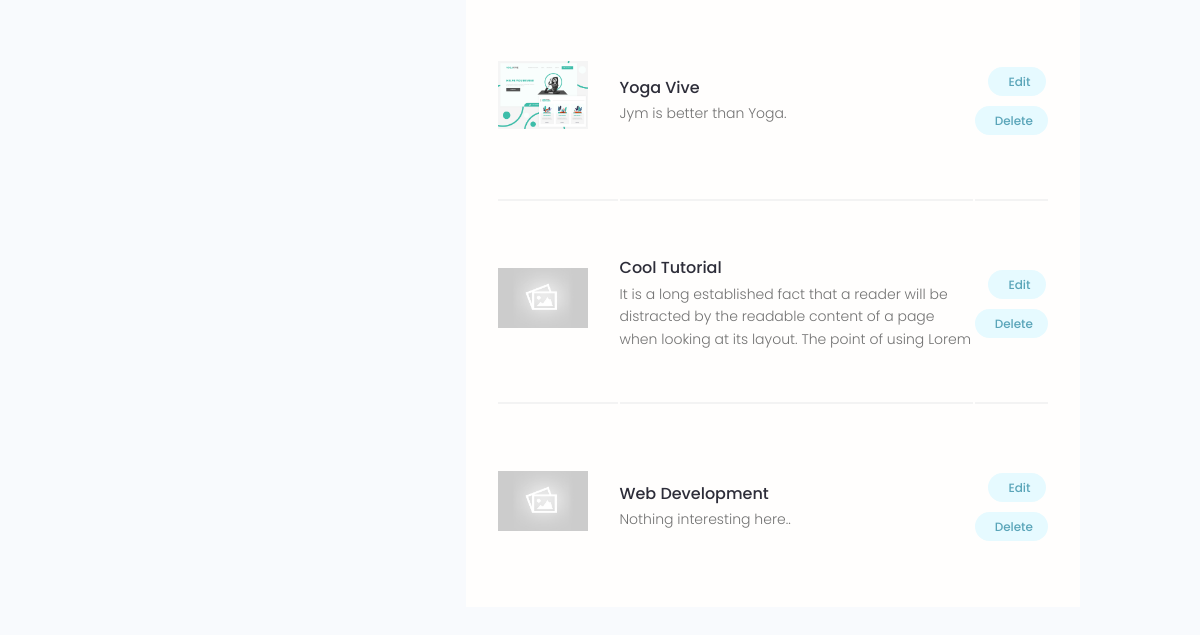
The app's page /account/ (signed in, lower part), older data.
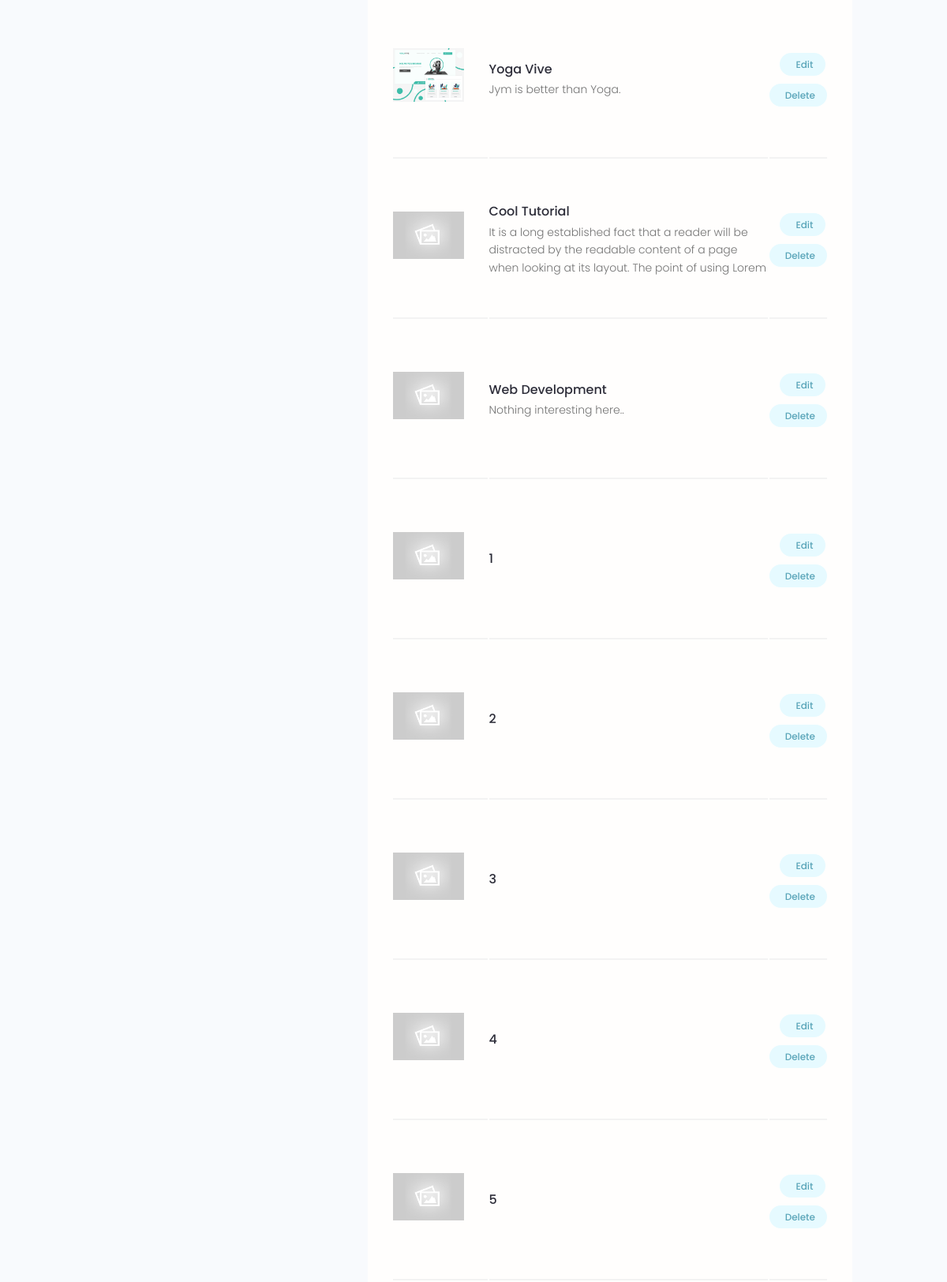
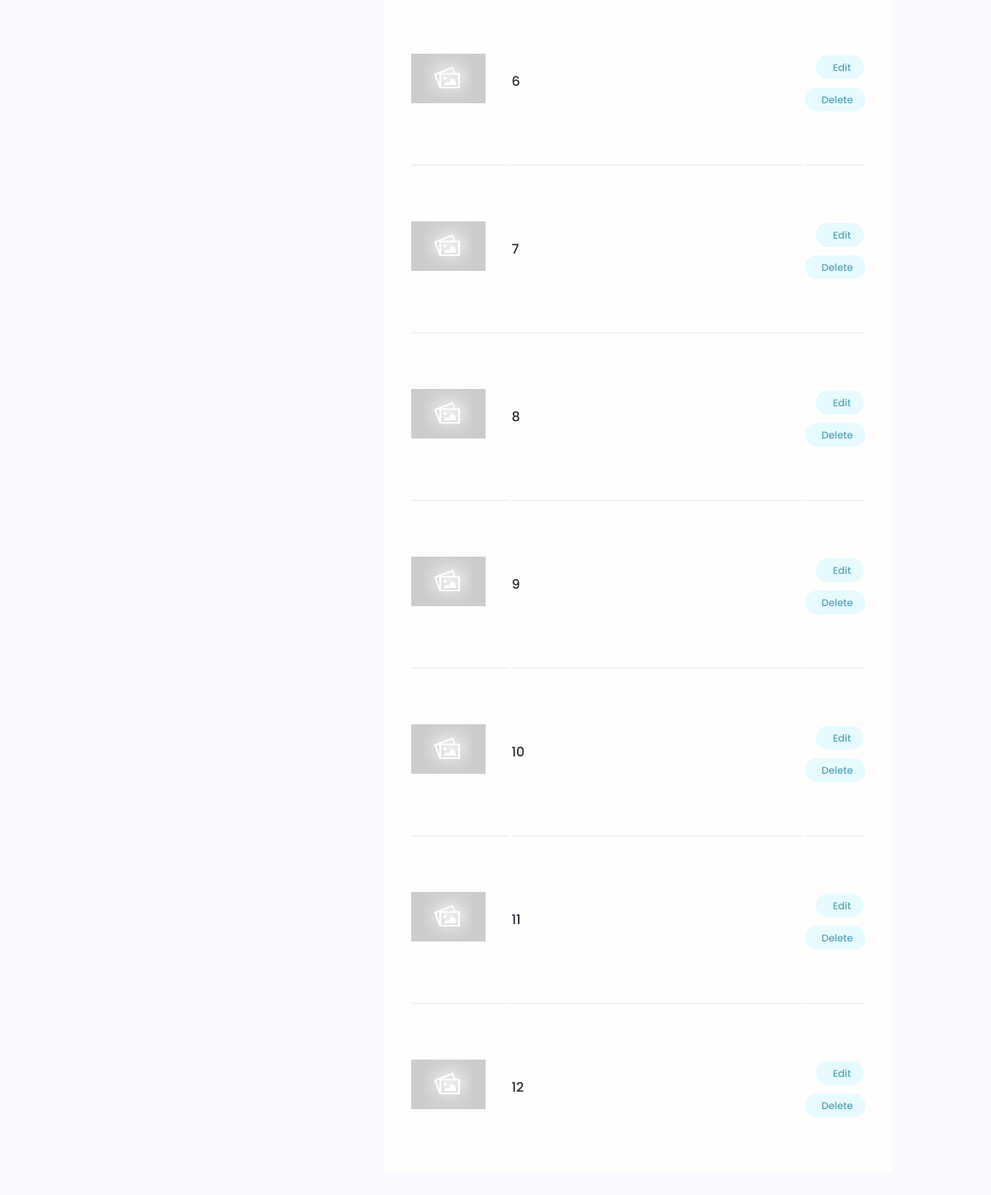
The same page, newer data (2 pictures, top to bottom).
### projects/models.py (models this page shows, shortened)
class Project(models.Model):
    owner = models.ForeignKey(Profile, null=True, blank=True, on_delete=models.SET_NULL)
    title = models.CharField(max_length=200)
    description = models.TextField(null=True, blank=True)
    featured_image = models.ImageField(null=True, blank=True, default="default.jpg")
    demo_link = models.CharField(max_length=2000, null=True, blank=True)
    source_link = models.CharField(max_length=2000, null=True, blank=True)
    tags = models.ManyToManyField('Tag', blank=True)
    vote_total = models.IntegerField(default=0, null=True, blank=True)
    vote_ratio = models.IntegerField(default=0, null=True, blank=True)
    created = models.DateTimeField(auto_now_add=True)
    id = models.UUIDField(default=uuid.uuid4, unique=True, primary_key=True, editable=False)
    class Meta:
        ordering = ['created']

### users/views.py (the view)
# urls.py: path('account/', views.userAccount, name="account"),
@login_required(login_url='login')
def userAccount(request):
    profile = request.user.profile
    skills = profile.skill_set.all()
    projects = profile.project_set.all()
    context = {'profile' : profile, 'skills' : skills, 'projects' : projects}
    return render(request, 'users/account.html', context)

### users/templates/users/account.html (shortened to what this page needs)
{% extends 'main.html' %}
{% block content%}
<main class="settingsPage profile my-md">
  <div class="container">
    <div class="layout">
      <div class="column column--1of3">
      </div>
      <div class="column column--2of3">
        <table class="settings__table">
          {% for project in projects %}
          <tr>
            <td class="settings__thumbnail">
              <a href="{% url 'project' project.id %}"><img src="{{ project.featured_image.url }}" alt="Project Thumbnail" /></a>
            </td>
            <td class="settings__tableInfo">
              <a href="{% url 'project' project.id %}">{{project.title}}</a>
              <p>
                {{project.description|slice:"150"}}
              </p>
            </td>
            <td class="settings__tableActions">
              <a class="tag tag--pill tag--main settings__btn" href="{% url 'update-project' project.id %}"> Edit</a>
              <a class="tag tag--pill tag--main settings__btn" href="{% url 'delete-project' project.id %}">
                Delete</a>
            </td>
          </tr>
          {% endfor %}
        </table>
      </div>
    </div>
  </div>
</main>
{% endblock %}

### templates/main.html (shortened to what this page needs)
<!DOCTYPE html>
{% load static %}
<html>
<head>
    <link rel="stylesheet" href="https://cdn.iconmonstr.com/1.3.0/css/iconmonstr-iconic-font.min.css" />
    <link rel="stylesheet" href="{% static 'uikit/styles/uikit.css' %}" />
    <link rel="stylesheet" href="{% static 'styles/app.css' %}" />
</head>
<body>
    {% block content %}
    {% endblock content%}
</body>
</html>

### templates/navbar.html (shortened to what this page needs)
{% load static %}

### static/styles/app.css (style rules this page uses)
:root { --color-sub: #2d2d39; }
img { width: 100%; }
.settings__table { margin-top: 3rem; margin-bottom: 5rem; padding: 0 3rem; background: var(--color-white); }
.settings__table tr { width: 100%; }
.settings__table tr > td { padding: 2rem 0; }
.settings__table tr:not(:last-child) td { border-bottom: 2px solid var(--color-white-light); }
.settings__thumbnail { width: 23%; min-width: 10rem; }
.settings__thumbnail img { padding-right: 3rem; height: 15rem; object-fit: contain; }
.settings__tableInfo { width: 100%; }
.settings__tableInfo h4, .settings__tableInfo a { padding-right: 1rem; width: auto; font-size: 1.6rem; font-weight: 500; color: var(--color-sub); }
.settings__tableInfo p { font-size: 1.4rem; }
.settings__tableActions { text-align: right; }

### static/uikit/styles/modules/_variables.css (style rules this page uses)
:root { --color-main: #5aa5b9; --color-main-light: #e6faff; --color-sub: #3f4156; --color-sub-light: #51546e; --color-sub-lighter: #ededfd; --color-text: #737373; --color-gray: #8b8b8b; --color-light: #e5e7eb; --color-light-gray: #767676; --color-bg: #f8fafd; --color-white: #fffefd; --color-white-light: #f3f3f3; --color-success: #359e64; --color-success-bg: #def8e8; --color-error: #fc4b0b; --color-error-bg: #fff2ee; --font-base: 'Poppins', arial, helvetica, 'Segoe UI', roboto, ubuntu, sans-serif; --font-monospace: 'Fira Code', 'Courier New', courier, monospace; --font-regular: 300; --font-medium: 500; --font-bold: 700; --generic-shadow: 1px 1px 5px #00000010; --generic-transition: all 0.3s ease-in-out; }

### static/uikit/styles/modules/_base.css (style rules this page uses)
* { margin: 0; padding: 0; box-sizing: border-box; text-rendering: optimizeLegibility; color: inherit; font-size: inherit; }
html { font-size: 50%; }
@media only screen and (min-width: 480px) { html { font-size: 56.25%; } }
@media only screen and (min-width: 1200px) { html { font-size: 62.5%; } }
body { line-height: 1.6; font-weight: 400; font-size: 1.5rem; color: var(--color-text); background-color: var(--color-bg); min-height: 100vh; }

### static/uikit/styles/modules/_typography.css (style rules this page uses)
* { font-family: var(--font-base); }
p, span, strong { font-size: 1.6rem; color: var(--color-text); font-weight: var(--font-regular); }
a { padding-bottom: 2px; text-decoration: none; display: inline-block; color: var(--color-main); font-weight: var(--font-medium); }

### static/uikit/styles/modules/_utilities.css (style rules this page uses)
.container { width: 92%; max-width: 165rem; margin: 0 auto; box-sizing: border-box; }
@media screen and (min-width: 1000px) { .container { width: 90%; } }
@media screen and (min-width: 1200px) { .container { width: 80%; } }
.my-md { margin: 3rem auto; }

### static/uikit/styles/modules/_tag.css (style rules this page uses)
.tag { display: inline-flex; align-items: center; background-color: var(--color-sub); height: -webkit-fit-content; height: -moz-fit-content; height: fit-content; width: -webkit-fit-content; width: -moz-fit-content; width: fit-content; border-radius: 0.5rem; padding: 0.5rem 1.5rem; font-size: 1.2rem; cursor: pointer; }
.tag:not(:last-child) { margin-right: 0.25rem; margin-bottom: 0.75rem; }
.tag--pill { border-radius: 5rem; }
.tag--main, .tag--main > small { background: var(--color-main-light); color: var(--color-main); font-weight: 500; }

### static/uikit/styles/modules/_layout.css (style rules this page uses)
.layout { display: flex; flex-flow: row wrap; justify-content: space-between; }
.layout > .column { margin-bottom: 3rem; }
.layout > .column.column--1of3 { flex-basis: 30%; }
.layout > .column.column--2of3 { flex-basis: 64%; }

Row changes from the older to the newer data that the page shows:
added Project: featured_image (placeholder picture), title "1"
added Project: featured_image (placeholder picture), title "2"
added Project: featured_image (placeholder picture), title "3"
added Project: featured_image (placeholder picture), title "4"
added Project: featured_image (placeholder picture), title "5"
added Project: featured_image (placeholder picture), title "6"
added Project: featured_image (placeholder picture), title "7"
added Project: featured_image (placeholder picture), title "8"
added Project: featured_image (placeholder picture), title "9"
added Project: featured_image (placeholder picture), title "10"
added Project: featured_image (placeholder picture), title "11"
added Project: featured_image (placeholder picture), title "12"
